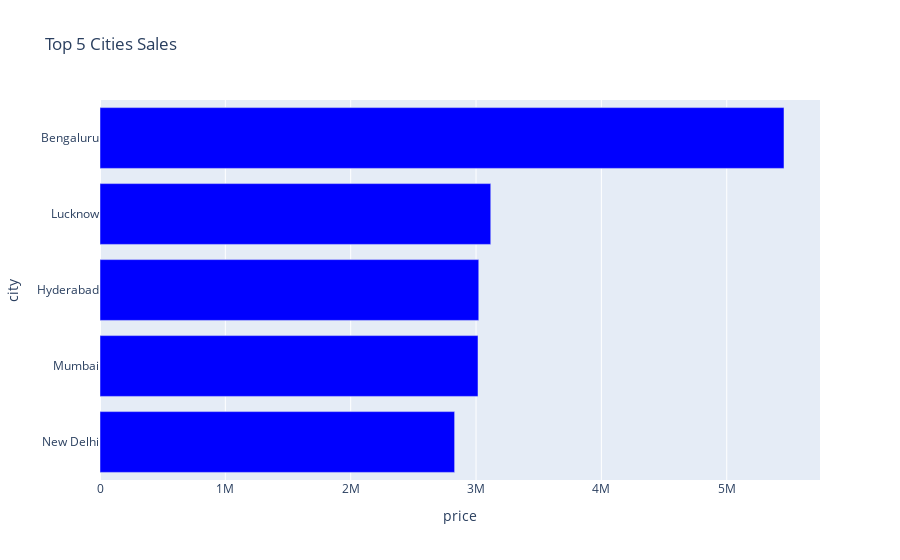

The code cell stored with this chart in its notebook:
### Markdown cell above
### 6.Top 5 cities by sales

### Code cell
cite=df.groupby('city')['price'].sum().nlargest(5).sort_values().reset_index()
fig=px.bar(cite,
           x='price',
           y='city',
           orientation='h',
           title='Top 5 Cities Sales',
           color_discrete_sequence=['blue'])
fig.show()

### Figure 1 — Plotly figure (JSON) as saved in the notebook; plotly's stock layout.template omitted (floating-point values rounded to 4 significant figures)
{"data": [{"hovertemplate": "price=%{x}<br>city=%{y}<extra></extra>", "legendgroup": "", "marker": {"color": "blue", "pattern": {"shape": ""}}, "name": "", "orientation": "h", "showlegend": false, "textposition": "auto", "type": "bar", "x": [2829000.0, 3016000.0, 3022000.0, 3117000.0, 5457000.0], "xaxis": "x", "y": ["New Delhi", "Mumbai", "Hyderabad", "Lucknow", "Bengaluru"], "yaxis": "y"}], "layout": {"barmode": "relative", "legend": {"tracegroupgap": 0}, "title": {"text": "Top 5 Cities Sales"}, "xaxis": {"anchor": "y", "domain": [0, 1], "title": {"text": "price"}}, "yaxis": {"anchor": "x", "domain": [0, 1], "title": {"text": "city"}}}}
